Frame 1 (no input): blank canvas, image omitted
Frame 60 (no input): blank canvas, image omitted
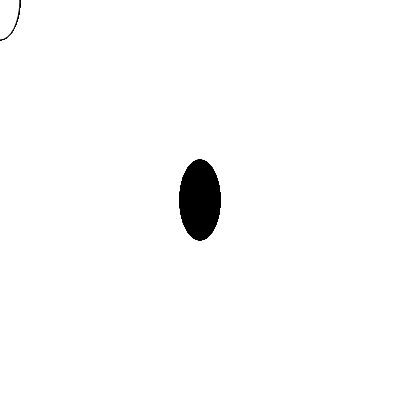
Frame 120 (the mouse pressed at the canvas centre since frame 60)

The p5.js sketch whose frames 1 and 60 were blank and that drew this single picture after the mouse press (run headless with seeded random() and noise() and a simulated clock; from frame 60 on, the mouse is pressed at the canvas centre):

// p5.js sketch
// ── sketch.js
function setup() {
  createCanvas(400, 400);
}

function draw() {
  if (mouseIsPressed) {
    fill(0);
  } else {
    fill(255);
  }
  ellipse(mouseX, mouseY, 40, 80);
}

// ── paint.js
function setup() {
  createCanvas(400, 400);
}

function draw() {

  var Walker = function(){
      this.x = width/2;
      this.y = height/2;
  };

  Walker.prototype.display = function(){
      var size = random(1,10);
      noStroke();
      fill(30*randomGaussian(0,1) + 90, 30*randomGaussian(0,1) + 130, 30*randomGaussian(0,1) + 200);
      ellipse(this.x,this.y,size,size);
  };

  Walker.prototype.walk = function(){
      var gaussianX = randomGaussian(0,1);
      var gaussianY = randomGaussian(0,1);
      var standardDeviation = 150;
      var meanX = width/2;
      var meanY = height/2;
      var X = standardDeviation*gaussianX + meanX;
      var Y = standardDeviation*gaussianY + meanY;

      this.x = X;
      this.y = Y;
  };
  
  var w = new Walker();
  draw = function() {
      w.walk();
      w.display();
  };
}
